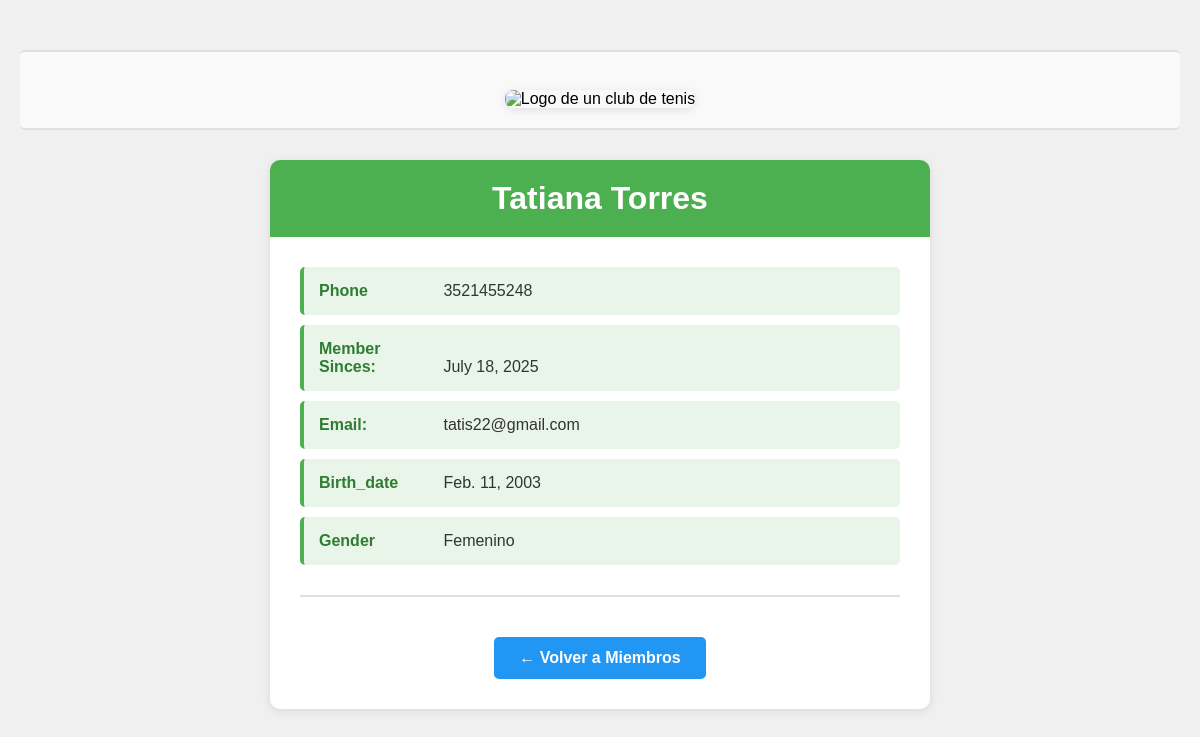
Screenshot of /members/details/7 with the database file from the repository.
### members/models.py (models this page shows, shortened)
class Member(models.Model):
  firstname = models.CharField(max_length=255)
  lastname = models.CharField(max_length=255)
  phone = models.IntegerField(null=True)
  joined_date = models.DateField(null=True)
  gender = models.CharField(max_length=255, null=True)
  email = models.EmailField(max_length=255, null=True)
  birth_date = models.DateField(null=True)

### members/views.py (the view)
# urls.py: path('members/details/<int:id>', views.details, name='details'),
def details(request, id):
  mymember = Member.objects.get(id=id)
  template = loader.get_template('details.html')
  context = {
    'mymember': mymember,
  }
  return HttpResponse(template.render(context, request))

### members/templates/details.html (shortened to what this page needs)
{% extends "master.html" %}
{% block content %}
  <div class="container">
    <h1>{{ mymember.firstname }} {{ mymember.lastname }}</h1>
    <div class="info-box">
      <span class="info-label">Phone</span>
      <span class="info-value">{{ mymember.phone }}</span>
    </div>
    <div class="info-box">
      <span class="info-label">Member Sinces:</span>
      <span class="info-value">{{ mymember.joined_date }}</span>
    </div>
    <div class="info-box">
      <span class="info-label">Email:</span>
      <span class="info-value">{{ mymember.email }}</span>
    </div>
    <div class="info-box">
      <span class="info-label">Birth_date</span>
      <span class="info-value">{{ mymember.birth_date }}</span>
    </div>
    <div class="info-box">
      <span class="info-label">Gender</span>
      <span class="info-value">{{ mymember.gender }}</span>
    </div>
    <div class="actions">
      <a href="/members" class="btn-back">← Volver a Miembros</a>
    </div>
  </div>
{% endblock %}

### members/templates/master.html (style rules this page uses)
body { font-family: Arial, sans-serif; background-color: #f0f0f0; margin: 0; padding: 20px; }
.container { max-width: 600px; margin: 0 auto; background-color: white; padding: 30px; border-radius: 10px; box-shadow: 0 2px 10px rgba(0,0,0,0.1); }
h1 { color: #333; text-align: center; background-color: #4CAF50; color: white; padding: 20px; margin: -30px -30px 30px -30px; border-radius: 10px 10px 0 0; }
.info-box { background-color: #e8f5e8; padding: 15px; margin: 10px 0; border-radius: 5px; border-left: 4px solid #4CAF50; }
.info-label { font-weight: bold; color: #2e7d32; display: inline-block; width: 120px; }
.info-value { color: #333; }
.btn-back { background-color: #2196F3; color: white; padding: 12px 25px; text-decoration: none; border-radius: 5px; display: inline-block; margin-top: 20px; font-weight: bold; transition: background-color 0.3s; }
.actions { text-align: center; margin-top: 30px; padding-top: 20px; border-top: 2px solid #e0e0e0; }

### rows the page displays
Member: firstname "Tatiana", lastname "Torres", phone "3521455248", joined_date "July 18, 2025", email "tatis22@gmail.com", birth_date "Feb. 11, 2003", gender "Femenino"
